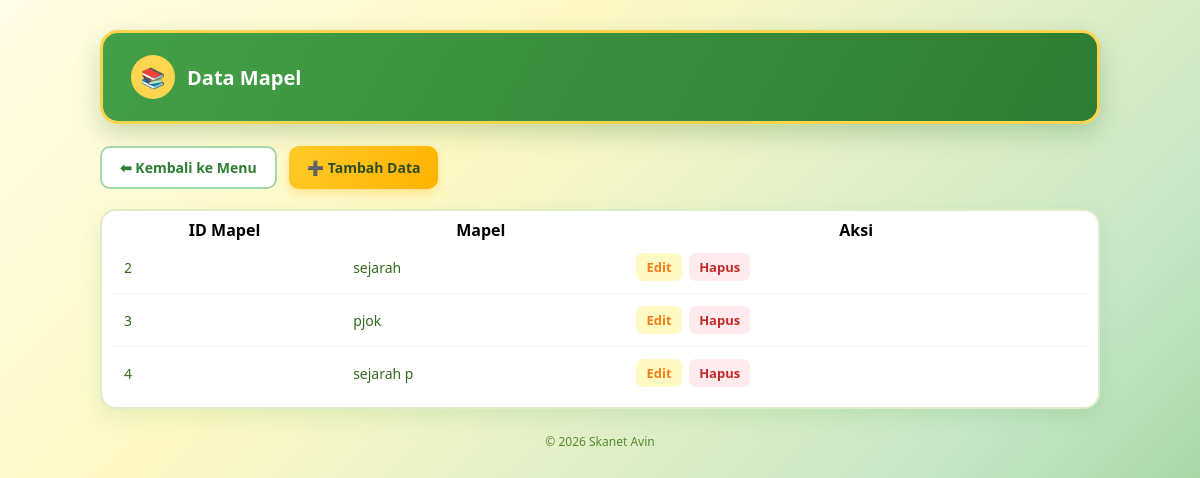
The page /mapel/index.php on the database its author committed.
### tables this page shows
CREATE TABLE `mapel` (
  `id_mapel` int(20) NOT NULL,
  `mapel` varchar(20) NOT NULL
);

### mapel/index.php (the view, shortened to what this page needs)
<?php
include "../koneksi.php";
$query = mysqli_query($koneksi, "SELECT * FROM mapel");
?>
<!DOCTYPE html>
<html lang="id">
<head>
</head>
<body>
<div class="container">
    <div class="topbar">
        <div class="brand">
            <div class="badge">📚</div>
            <h1>Data Mapel</h1>
        </div>
    </div>
    <div class="actions-bar">
        <a href="../index.php" class="btn-link btn-back">⬅ Kembali ke Menu</a>
        <a href="tambah.php" class="btn-link btn-add">➕ Tambah Data</a>
    </div>
    <div class="card">
        <table>
            <tr><th>ID Mapel</th><th>Mapel</th><th>Aksi</th></tr>
            <?php while ($data = mysqli_fetch_assoc($query)): ?>
            <tr>
                <td><?php echo htmlspecialchars($data['id_mapel']); ?></td>
                <td><?php echo htmlspecialchars($data['mapel']); ?></td>
                <td>
                    <a href="edit.php?id_mapel=<?php echo urlencode($data['id_mapel']); ?>" class="action-link action-edit">Edit</a>
                    <a href="hapus.php?id_mapel=<?php echo urlencode($data['id_mapel']); ?>" class="action-link action-hapus" onclick="return confirm('Yakin mau hapus data ini?')">Hapus</a>
                </td>
            </tr>
            <?php endwhile; ?>
        </table>
    </div>
    <footer>&copy; <?php echo date("Y"); ?> Skanet Avin</footer>
</div>
</body>
</html>

### mapel/index.php (style rules this page uses)
* { margin:0; padding:0; box-sizing:border-box; font-family:'Segoe UI', Tahoma, Geneva, Verdana, sans-serif; }
body { min-height:100vh; background: linear-gradient(135deg, #fffde7 0%, #fff9c4 30%, #c8e6c9 70%, #81c784 100%); background-attachment: fixed; padding: 30px 16px; }
.container { max-width: 1000px; margin: 0 auto; }
.topbar { background: linear-gradient(120deg, #43a047, #2e7d32); border-radius: 18px; padding: 22px 28px; display:flex; justify-content: space-between; align-items:center; flex-wrap: wrap; gap: 12px; box-shadow: 0 10px 25px rgba(46,125,50,0.25); margin-bottom: 22px; border: 3px solid #ffd54f; }
.topbar .brand { display:flex; align-items:center; gap:12px; }
.topbar .brand .badge { width:44px; height:44px; background:#ffd54f; border-radius:50%; display:flex; align-items:center; justify-content:center; font-size:20px; }
.topbar h1 { color:#fff; font-size:20px; font-weight:700; }
.actions-bar { display:flex; gap:12px; flex-wrap: wrap; margin-bottom: 20px; }
.btn-link { display:inline-flex; align-items:center; gap:6px; padding: 10px 18px; border-radius: 10px; text-decoration:none; font-weight:600; font-size: 14px; transition: transform 0.15s ease, box-shadow 0.15s ease; }
.btn-back { background:#ffffff; color:#2e7d32; border: 2px solid #a5d6a7; }
.btn-add { background: linear-gradient(120deg, #ffca28, #ffb300); color:#2e4d24; box-shadow: 0 4px 10px rgba(255,179,0,0.3); }
.card { background:#ffffff; border-radius: 16px; padding: 8px; box-shadow: 0 8px 20px rgba(76,175,80,0.15); border: 2px solid #dcedc8; overflow-x:auto; }
table { width:100%; border-collapse: collapse; }
tbody td { padding: 12px 14px; border-bottom: 1px solid #f1f8e9; font-size: 14px; color:#33691e; }
tbody tr:last-child td { border-bottom:none; }
.action-link { text-decoration:none; font-weight:600; font-size: 13px; padding: 5px 10px; border-radius: 7px; margin-right: 4px; display:inline-block; }
.action-edit { background:#fff9c4; color:#f57f17; }
.action-hapus { background:#ffebee; color:#c62828; }
footer { text-align:center; margin-top:24px; font-size:12px; color:#558b2f; }

### rows shown on the page
mapel: id_mapel "2", mapel "sejarah"
mapel: id_mapel "3", mapel "pjok"
mapel: id_mapel "4", mapel "sejarah p"
